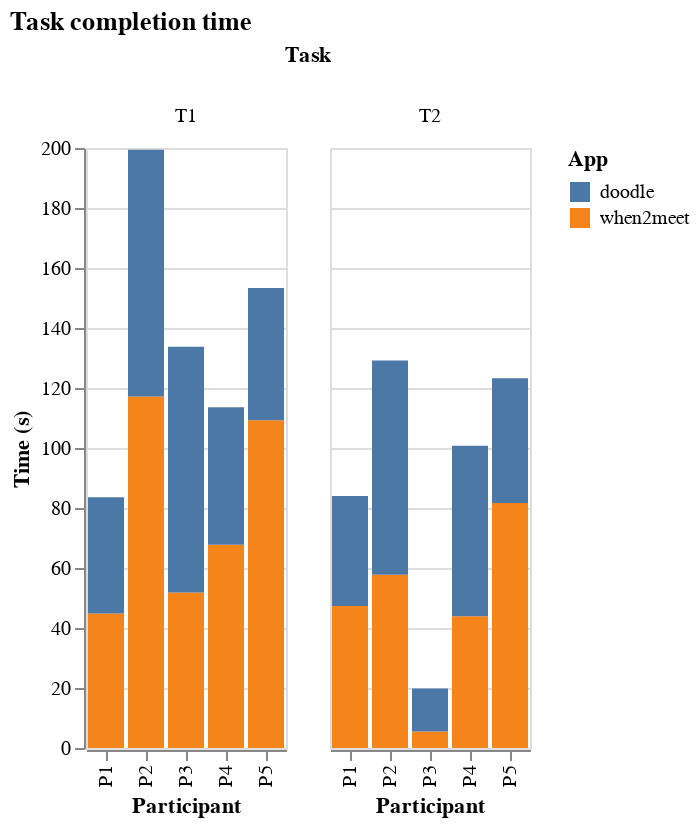

The notebook cell saved with this chart:
### Code cell
alt.Chart(df).mark_bar().encode(
    x=alt.X('user:N', title='Participant'),
    y=alt.Y('time_s:Q', title='Time (s)'),
    column=alt.Column('task:N', title='Task'),
    color=alt.Color('app:N', title='App')
).properties(
 title='Task completion time'   
)

### Figure 1 — Vega-Lite specification as saved in the notebook (floating-point values rounded to 4 significant figures)
{"config": {"view": {"continuousWidth": 400, "continuousHeight": 300}}, "data": {"name": "data-3df635f20554a29c055eec90e20d7500"}, "mark": "bar", "encoding": {"color": {"type": "nominal", "field": "app", "title": "App"}, "column": {"type": "nominal", "field": "task", "title": "Task"}, "x": {"type": "nominal", "field": "user", "title": "Participant"}, "y": {"type": "quantitative", "field": "time_s", "title": "Time (s)"}}, "title": "Task completion time", "$schema": "https://vega.github.io/schema/vega-lite/v4.8.1.json", "datasets": {"data-3df635f20554a29c055eec90e20d7500": [{"user": "P1", "app": "when2meet", "task": "T1", "week": "W2", "time": 44858, "timeUnit": "ms", "timeString": "44 seconds", "accuracy": 1.0, "num_selections": 61.0, "time_s": 44.86}, {"user": "P1", "app": "when2meet", "task": "T2", "week": "W2", "time": 47341, "timeUnit": "ms", "timeString": "47 seconds", "accuracy": 0.0, "num_selections": 65.0, "time_s": 47.34}, {"user": "P1", "app": "doodle", "task": "T1", "week": "W1", "time": 38701, "timeUnit": "ms", "timeString": "38 seconds", "accuracy": 1.0, "num_selections": 5.0, "time_s": 38.7}, {"user": "P1", "app": "doodle", "task": "T2", "week": "W1", "time": 36690, "timeUnit": "ms", "timeString": "36 seconds", "accuracy": 0.0, "num_selections": 2.0, "time_s": 36.69}, {"user": "P2", "app": "when2meet", "task": "T1", "week": "W1", "time": 117129, "timeUnit": "ms", "timeString": "117 seconds", "accuracy": 0.4483, "num_selections": 26.0, "time_s": 117.1}, {"user": "P2", "app": "when2meet", "task": "T2", "week": "W1", "time": 57733, "timeUnit": "ms", "timeString": "57 seconds", "accuracy": 0.0, "num_selections": 10.0, "time_s": 57.73}, {"user": "P2", "app": "doodle", "task": "T1", "week": "W2", "time": 82263, "timeUnit": "ms", "timeString": "82 seconds", "accuracy": 1.0, "num_selections": 3.0, "time_s": 82.26}, {"user": "P2", "app": "doodle", "task": "T2", "week": "W2", "time": 71448, "timeUnit": "ms", "timeString": "71 seconds", "accuracy": 0.0, "num_selections": 3.0, "time_s": 71.45}, {"user": "P3", "app": "when2meet", "task": "T1", "week": "W2", "time": 51828, "timeUnit": "ms", "timeString": "51 seconds", "accuracy": 0.9508, "num_selections": 58.0, "time_s": 51.83}, {"user": "P3", "app": "when2meet", "task": "T2", "week": "W2", "time": 5467, "timeUnit": "ms", "timeString": "5 seconds", "accuracy": 0.0, "num_selections": 32.0, "time_s": 5.467}, {"user": "P3", "app": "doodle", "task": "T1", "week": "W1", "time": 81903, "timeUnit": "ms", "timeString": "81 seconds", "accuracy": 1.0, "num_selections": 5.0, "time_s": 81.9}, {"user": "P3", "app": "doodle", "task": "T2", "week": "W1", "time": 14387, "timeUnit": "ms", "timeString": "14 seconds", "accuracy": 0.0, "num_selections": 3.0, "time_s": 14.39}, {"user": "P4", "app": "when2meet", "task": "T1", "week": "W1", "time": 67774, "timeUnit": "ms", "timeString": "67 seconds", "accuracy": 0.4483, "num_selections": 26.0, "time_s": 67.77}, {"user": "P4", "app": "when2meet", "task": "T2", "week": "W1", "time": 43885, "timeUnit": "ms", "timeString": "43 seconds", "accuracy": 0.0, "num_selections": 13.0, "time_s": 43.88}, {"user": "P4", "app": "doodle", "task": "T1", "week": "W2", "time": 45774, "timeUnit": "ms", "timeString": "45 seconds", "accuracy": 1.0, "num_selections": 3.0, "time_s": 45.77}, {"user": "P4", "app": "doodle", "task": "T2", "week": "W2", "time": 56829, "timeUnit": "ms", "timeString": "56 seconds", "accuracy": 0.0, "num_selections": 2.0, "time_s": 56.83}, {"user": "P5", "app": "when2meet", "task": "T1", "week": "W2", "time": 109249, "timeUnit": "ms", "timeString": "109 seconds", "accuracy": 0.8689, "num_selections": 59.0, "time_s": 109.2}, {"user": "P5", "app": "when2meet", "task": "T2", "week": "W2", "time": 81642, "timeUnit": "ms", "timeString": "81 seconds", "accuracy": 0.0, "num_selections": 20.0, "time_s": 81.64}, {"user": "P5", "app": "doodle", "task": "T1", "week": "W1", "time": 44088, "timeUnit": "ms", "timeString": "44 seconds", "accuracy": 1.0, "num_selections": 5.0, "time_s": 44.09}, {"user": "P5", "app": "doodle", "task": "T2", "week": "W1", "time": 41627, "timeUnit": "ms", "timeString": "41 seconds", "accuracy": 0.0, "num_selections": 2.0, "time_s": 41.63}]}}
